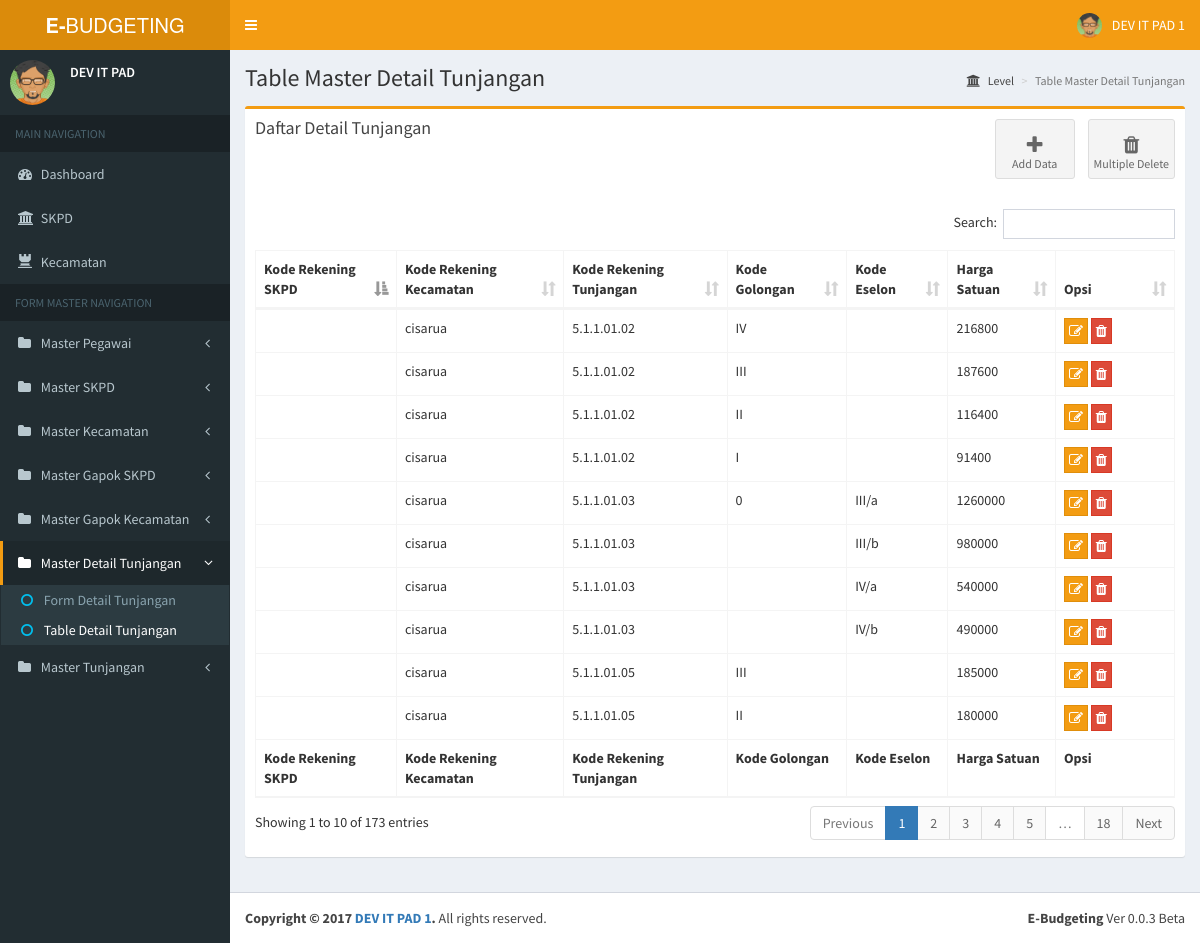
Screenshot of /home.php?page=table_master_dtl_tunjangan with the database file from the repository.
### tables this page shows
CREATE TABLE `dtl_tunjangan_golongan` (
  `id_dtl_tunj_gol` int(10) NOT NULL AUTO_INCREMENT,
  `kd_rek_skpd` varchar(50) DEFAULT NULL,
  `kd_rek_kecamatan` varchar(50) DEFAULT NULL,
  `kd_rek_tunjangan` varchar(50) DEFAULT NULL,
  `kd_golongan` varchar(10) DEFAULT NULL,
  `kd_eselon` varchar(10) DEFAULT NULL,
  `harga_satuan` double DEFAULT NULL,
  PRIMARY KEY (`id_dtl_tunj_gol`),
  KEY `kd_rek_skpd` (`kd_rek_skpd`),
  KEY `kd_rek_tunjangan` (`kd_rek_tunjangan`),
  KEY `kd_golongan` (`kd_golongan`),
  KEY `kd_eselon` (`kd_eselon`),
  KEY `kd_rek_kecamatan` (`kd_rek_kecamatan`),
  CONSTRAINT `dtl_tunjangan_golongan_ibfk_1` FOREIGN KEY (`kd_rek_skpd`) REFERENCES `skpd` (`kd_rek_skpd`) ON DELETE CASCADE ON UPDATE CASCADE,
  CONSTRAINT `dtl_tunjangan_golongan_ibfk_2` FOREIGN KEY (`kd_rek_tunjangan`) REFERENCES `tunjangan` (`kd_rek_tunjangan`) ON DELETE CASCADE ON UPDATE CASCADE,
  CONSTRAINT `dtl_tunjangan_golongan_ibfk_3` FOREIGN KEY (`kd_golongan`) REFERENCES `golongan` (`kd_golongan`) ON DELETE CASCADE ON UPDATE CASCADE,
  CONSTRAINT `dtl_tunjangan_golongan_ibfk_4` FOREIGN KEY (`kd_eselon`) REFERENCES `eselon` (`kd_eselon`) ON DELETE CASCADE ON UPDATE CASCADE,
  CONSTRAINT `dtl_tunjangan_golongan_ibfk_5` FOREIGN KEY (`kd_rek_kecamatan`) REFERENCES `kecamatan` (`kd_rek_kecamatan`) ON DELETE CASCADE ON UPDATE CASCADE
);

### page/form_master/master_dtl_tunjangan/table_dtl_tunjangan.php (the view, shortened to what this page needs)
<section class="content-header">
  <h1>
    Table Master Detail Tunjangan
  </h1>
  <ol class="breadcrumb">
    <li><a href="#"><i class="fa fa-institution"></i> Level</a></li>
    <li class="active">Table Master Detail Tunjangan</li>
  </ol>
</section>
<section class="content container-fluid">
	      <div class="row">
	        <div class="col-xs-12">
	          <div class="box box-warning">
	            <div class="box-header">
	            	<div class="row">
	            		<div class="col-sm-6">
	            			<h3 class="box-title">Daftar Detail Tunjangan </h3>
	            		</div>
	            		<div class="col-sm-6">
	            		<div class=" pull-right">
	            			<a class="btn btn-app" href="?page=form_master_dtl_tunjangan">
								<i class="fa fa-plus"></i> Add Data
						    </a>
						    <a class="btn btn-app" data-toggle='modal' data-target='#modal-delete-multiple' style="cursor: pointer;">
								<i class="fa fa-trash"></i> Multiple Delete
						    </a>
						</div>
	            		</div>
	            	</div>
	            </div>
	            <div class="box-body">
	              <table id="bpkd-table" class="table table-bordered table-hover">
	                <thead>
	                <tr>
	                  <th>Kode Rekening SKPD</th>
	                  <th>Kode Rekening Kecamatan</th>
	                  <th>Kode Rekening Tunjangan</th>
	                  <th>Kode Golongan</th>
	                  <th>Kode Eselon</th>
	                  <th>Harga Satuan</th>
	                  <th width="80px">Opsi</th>
	                </tr>
	                </thead>
	                <tbody>
	            	<?php
						$result = mysqli_query($con,"SELECT * FROM dtl_tunjangan_golongan");
						while($row = mysqli_fetch_array($result))
						{
					?>
					<tr class='default'>
						<td><?php echo $row[1]; ?></td>
						<td><?php echo $row[2]; ?></td>
						<td><?php echo $row[3]; ?></td>
						<td><?php echo $row[4]; ?></td>
						<td><?php echo $row[5]; ?></td>
						<td><?php echo $row[6]; ?></td>
						<td>
		                  	<button type='button' data-toggle='modal' data-target='#modal-edit' class='btn btn-warning btn-flat' style='padding:0;padding:2px 4px;'><i class='fa fa-edit'></i></button>
		                  	<button type='button' data-toggle='modal' data-target='#modal-delete' class='btn btn-danger  btn-flat' style='padding:0;padding:2px 4px;'><i class='fa fa-trash'></i></button>
		                </td>
					</tr>
					<?php
						}
					?>
	                </tbody>
	                <tfoot>
	                <tr>
	                  <th>Kode Rekening SKPD</th>
	                  <th>Kode Rekening Kecamatan</th>
	                  <th>Kode Rekening Tunjangan</th>
	                  <th>Kode Golongan</th>
	                  <th>Kode Eselon</th>
	                  <th>Harga Satuan</th>
	                  <th width="80px">Opsi</th>
	                </tr>
	                </tfoot>
	              </table>
	            </div>
	          </div>
	        </div>
	    </div>
</section>

### rows the page displays
dtl_tunjangan_golongan: kd_rek_kecamatan "cisarua", kd_rek_tunjangan "5.1.1.01.02", kd_golongan "IV", harga_satuan "216800"
dtl_tunjangan_golongan: kd_rek_kecamatan "cisarua", kd_rek_tunjangan "5.1.1.01.02", kd_golongan "III", harga_satuan "187600"
dtl_tunjangan_golongan: kd_rek_kecamatan "cisarua", kd_rek_tunjangan "5.1.1.01.02", kd_golongan "II", harga_satuan "116400"
dtl_tunjangan_golongan: kd_rek_kecamatan "cisarua", kd_rek_tunjangan "5.1.1.01.02", kd_golongan "I", harga_satuan "91400"
dtl_tunjangan_golongan: kd_rek_kecamatan "cisarua", kd_rek_tunjangan "5.1.1.01.03", kd_golongan "0", kd_eselon "III/a", harga_satuan "1260000"
dtl_tunjangan_golongan: kd_rek_kecamatan "cisarua", kd_rek_tunjangan "5.1.1.01.03", kd_eselon "III/b", harga_satuan "980000"
dtl_tunjangan_golongan: kd_rek_kecamatan "cisarua", kd_rek_tunjangan "5.1.1.01.03", kd_eselon "IV/a", harga_satuan "540000"
dtl_tunjangan_golongan: kd_rek_kecamatan "cisarua", kd_rek_tunjangan "5.1.1.01.03", kd_eselon "IV/b", harga_satuan "490000"
dtl_tunjangan_golongan: kd_rek_kecamatan "cisarua", kd_rek_tunjangan "5.1.1.01.05", kd_golongan "III", harga_satuan "185000"
dtl_tunjangan_golongan: kd_rek_kecamatan "cisarua", kd_rek_tunjangan "5.1.1.01.05", kd_golongan "II", harga_satuan "180000"
